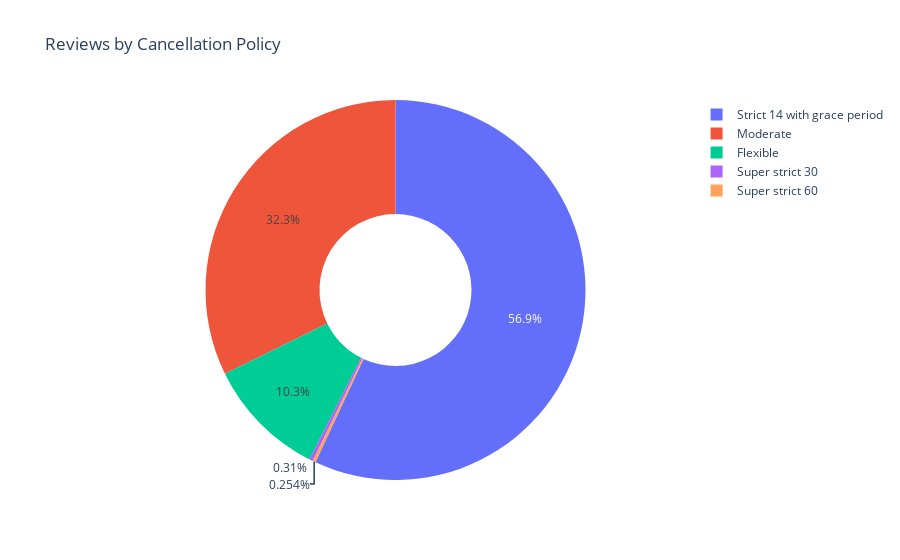

Notebook code cell kept with this figure:
### Code cell
plot=px.pie(df,values='Number_of_reviews',names='Cancellation_policy',hole=0.4,
            title='Reviews by Cancellation Policy')
plot.show()

### Figure 1 — Plotly figure (JSON) as saved in the notebook; plotly's stock layout.template omitted (floating-point values rounded to 4 significant figures; data arrays with more than 128 entries replaced by an {"elided": "..."} marker saying what was removed)
{"data": [{"domain": {"x": [0, 1], "y": [0, 1]}, "hole": 0.4, "hovertemplate": "Cancellation_policy=%{label}<br>Number_of_reviews=%{value}<extra></extra>", "labels": {"elided": "5555 str values"}, "legendgroup": "", "name": "", "showlegend": true, "type": "pie", "values": {"elided": "5555 int values"}}], "layout": {"legend": {"tracegroupgap": 0}, "title": {"text": "Reviews by Cancellation Policy"}}}
